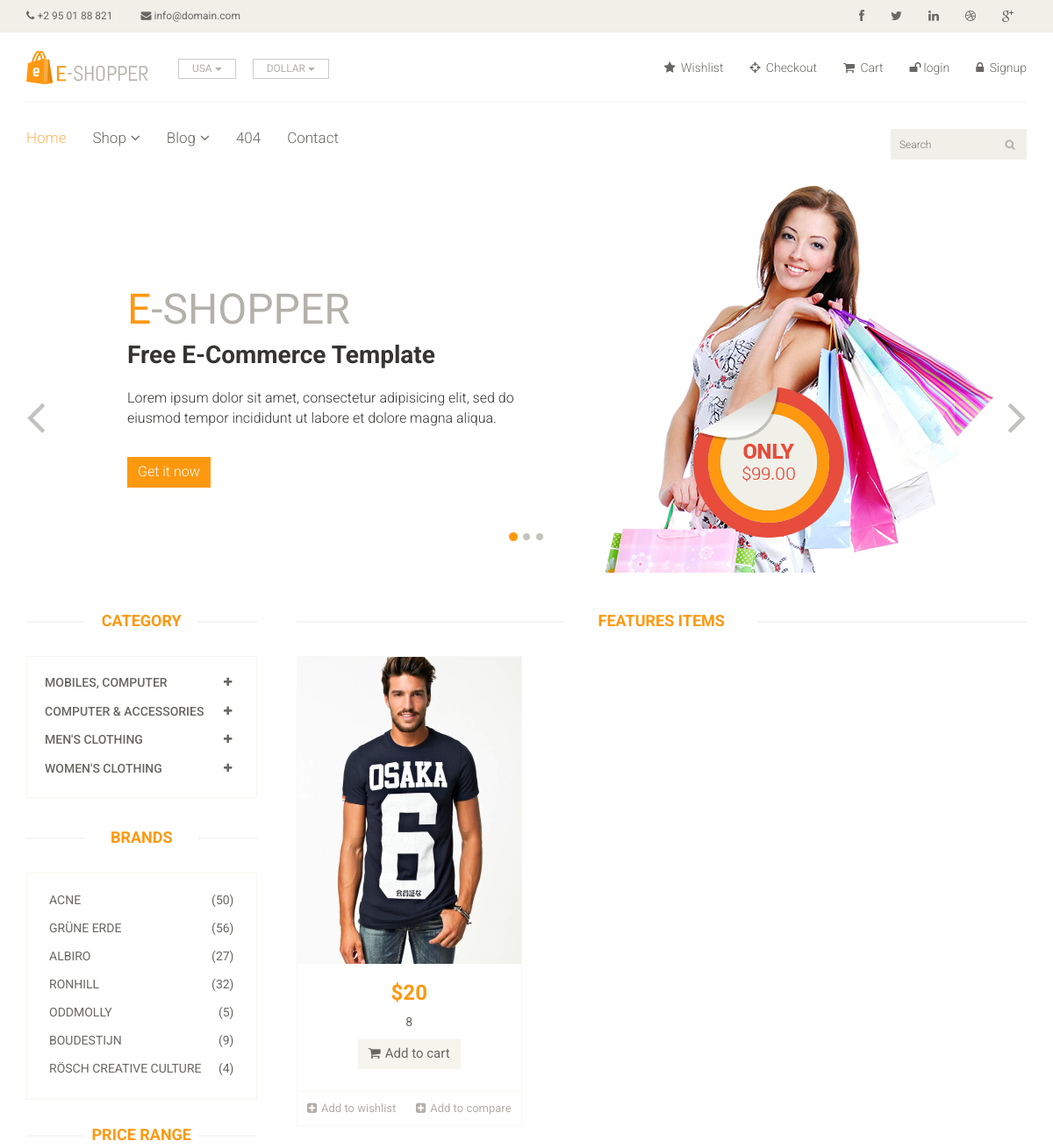
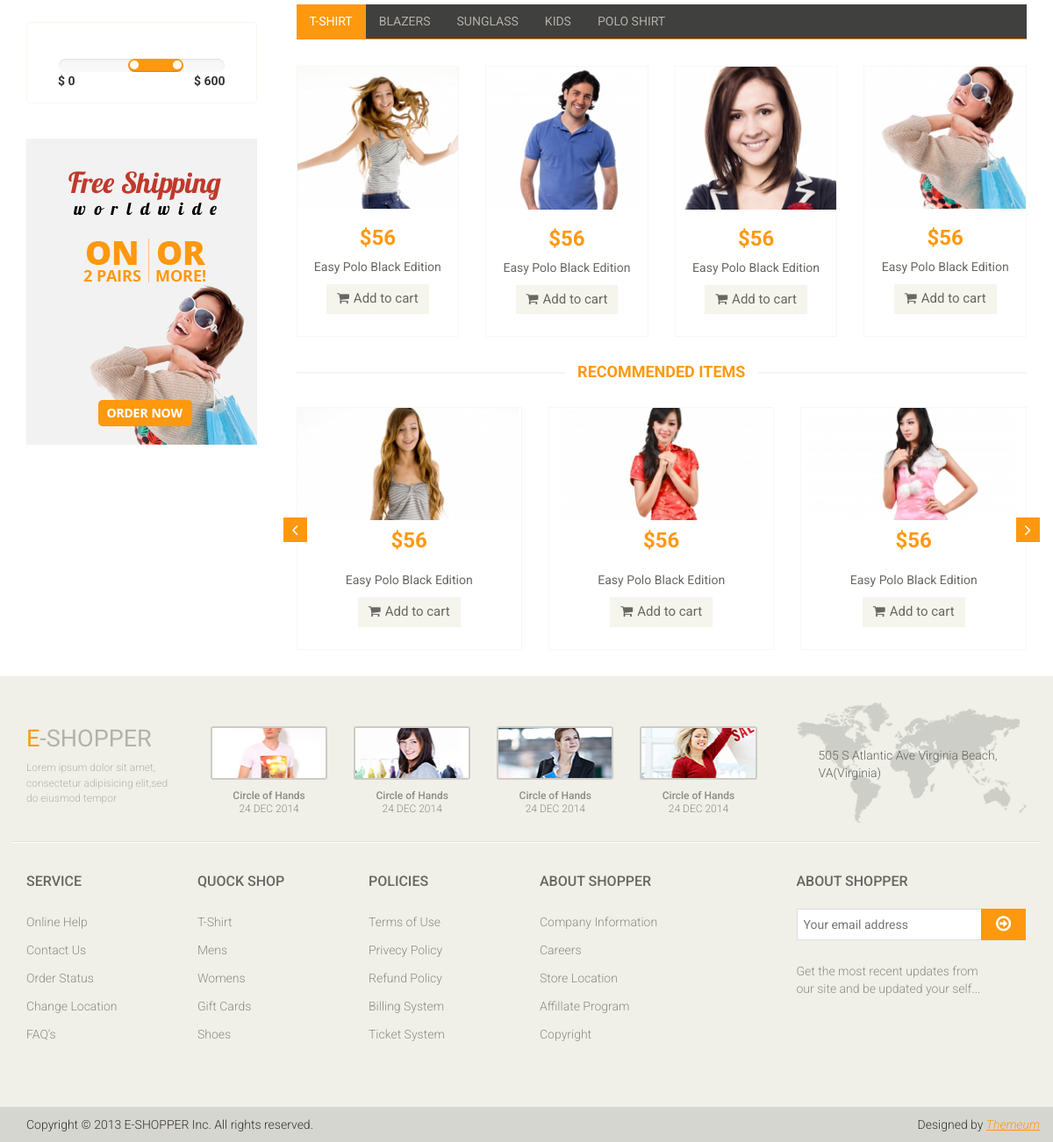
/?category=12, run on the app's committed database (2 pictures, top to bottom).
### Shop/models/category.py (models this page shows, shortened)
class Category(models.Model):
    name= models.CharField(max_length=300)

### Shop/models/products.py (models this page shows, shortened)
class Product(models.Model):
    name=models.CharField(max_length=200)
    price=models.IntegerField()
    image=models.ImageField(upload_to="product/image")
    date=models.DateField(auto_now_add=True)
    category=models.ForeignKey(Category,on_delete=CASCADE)
    sub_category=models.ForeignKey(Sub_Category,on_delete=CASCADE)

### Shop/views/index.py (the view)
# urls.py: path("",Index.as_view(), name="index"),
class Index(views.View):
    def get(self,request):
        category_id=request.GET.get("category")
        category=Category.objects.all()
        b_category=request.GET.get("b_category")
        b_product=Product.objects.filter(category_id=b_category)
        if category_id:
            products=Product.objects.filter(sub_category_id=category_id).order_by("-id")
        else:
            products=Product.objects.all().order_by("-id")
        data={}
        data['category']=category
        data['product']=products
        data['b_product']=b_product
        return render(request,"index.html",data)

### Shop/templates/index.html (shortened to what this page needs)
{% extends 'base.html' %}
{% block body %}
<section id="slider">
    <div class="container">
        <div class="row">
            <div class="col-sm-12">
                <div id="slider-carousel" class="carousel slide" data-ride="carousel">
                    <ol class="carousel-indicators">
                        <li data-target="#slider-carousel" data-slide-to="0" class="active"></li>
                        <li data-target="#slider-carousel" data-slide-to="1"></li>
                        <li data-target="#slider-carousel" data-slide-to="2"></li>
                    </ol>
                    <div class="carousel-inner">
                        <div class="item active">
                            <div class="col-sm-6">
                                <h1><span>E</span>-SHOPPER</h1>
                                <h2>Free E-Commerce Template</h2>
                                <p>Lorem ipsum dolor sit amet, consectetur adipisicing elit, sed do eiusmod tempor
                                    incididunt ut labore et dolore magna aliqua. </p>
                                <button type="button" class="btn btn-default get">Get it now</button>
                            </div>
                            <div class="col-sm-6">
                                <img src="/static/shop/images/home/girl1.jpg" class="girl img-responsive" alt="" />
                                <img src="/static/shop/images/home/pricing.png" class="pricing" alt="" />
                            </div>
                        </div>
                    </div>
                    <a href="#slider-carousel" class="left control-carousel hidden-xs" data-slide="prev">
                        <i class="fa fa-angle-left"></i>
                    </a>
                    <a href="#slider-carousel" class="right control-carousel hidden-xs" data-slide="next">
                        <i class="fa fa-angle-right"></i>
                    </a>
                </div>
            </div>
        </div>
    </div>
</section>
<section>
    <div class="container">
        <div class="row">
            <div class="col-sm-3">
                <div class="left-sidebar">
                    <h2>Category</h2>
                    <div class="panel-group category-products" id="accordian">
                        {% for c in category %}
                        <div class="panel panel-default">
                            <div class="panel-heading">
                                <h4 class="panel-title">
                                    <a data-toggle="collapse" data-parent="#accordian" href="#{{c.id}}">
                                        <span class="badge pull-right"><i class="fa fa-plus"></i></span>
                                        {{c.name}}
                                    </a>
                                </h4>
                            </div>
                        </div>
                        {% endfor %}
                    </div>
                    <div class="brands_products">
                        <h2>Brands</h2>
                        <div class="brands-name">
                            <ul class="nav nav-pills nav-stacked">
                                <li><a href="#"> <span class="pull-right">(50)</span>Acne</a></li>
                                <li><a href="#"> <span class="pull-right">(56)</span>Grüne Erde</a></li>
                                <li><a href="#"> <span class="pull-right">(27)</span>Albiro</a></li>
                                <li><a href="#"> <span class="pull-right">(32)</span>Ronhill</a></li>
                                <li><a href="#"> <span class="pull-right">(5)</span>Oddmolly</a></li>
                                <li><a href="#"> <span class="pull-right">(9)</span>Boudestijn</a></li>
                                <li><a href="#"> <span class="pull-right">(4)</span>Rösch creative culture</a></li>
                            </ul>
                        </div>
                    </div>
                    <div class="price-range">
                        <h2>Price Range</h2>
                        <div class="well text-center">
                                data-slider-step="5" data-slider-value="[250,450]" id="sl2"><br />
                            <b class="pull-left">$ 0</b> <b class="pull-right">$ 600</b>
                        </div>
                    </div>
                    <div class="shipping text-center">
                        <img src="/static/shop/images/home/shipping.jpg" alt="" />
                    </div>
                </div>
            </div>
            <div class="col-sm-9 padding-right">
                <div class="features_items">
                    <h2 class="title text-center">Features Items</h2>
                    {% for p in product %}
                    <div class="col-sm-4">
                        <div class="product-image-wrapper">
                            <div class="single-products">
                                <div class="productinfo text-center">
                                    <img src="{{p.image.url}}" alt="" style="height: 350px;" />
                                    <h2>${{p.price}}</h2>
                                    <p>{{p.id}}</p>
                                    <a href="#" class="btn btn-default add-to-cart"><i
                                            class="fa fa-shopping-cart"></i>Add to cart</a>
                                </div>
                                <div class="product-overlay">
                                    <div class="overlay-content">
                                    </div>
                                </div>
                            </div>
                            <div class="choose">
                                <ul class="nav nav-pills nav-justified">
                                    <li><a href="#"><i class="fa fa-plus-square"></i>Add to wishlist</a></li>
                                    <li><a href="#"><i class="fa fa-plus-square"></i>Add to compare</a></li>
                                </ul>
                            </div>
                        </div>
                    </div>
                    {% endfor %}
                </div>
                <div class="category-tab">
                    <div class="col-sm-12">
                        <ul class="nav nav-tabs">
                            <li class="active"><a href="#tshirt" data-toggle="tab">T-Shirt</a></li>
                            <li><a href="#blazers" data-toggle="tab">Blazers</a></li>
                            <li><a href="#sunglass" data-toggle="tab">Sunglass</a></li>
                            <li><a href="#kids" data-toggle="tab">Kids</a></li>
                            <li><a href="#poloshirt" data-toggle="tab">Polo shirt</a></li>
                        </ul>
                    </div>
                    <div class="tab-content">
                        <div class="tab-pane fade active in" id="tshirt">
                            <div class="col-sm-3">
                                <div class="product-image-wrapper">
                                    <div class="single-products">
                                        <div class="productinfo text-center">
                                            <img src="/static/shop/images/home/gallery1.jpg" alt="" />
                                            <h2>$56</h2>
                                            <p>Easy Polo Black Edition</p>
                                            <a href="#" class="btn btn-default add-to-cart"><i
                                                    class="fa fa-shopping-cart"></i>Add to cart</a>
                                        </div>
                                    </div>
                                </div>
                            </div>
                            <div class="col-sm-3">
                                <div class="product-image-wrapper">
                                    <div class="single-products">
                                        <div class="productinfo text-center">
                                            <img src="/static/shop/images/home/gallery2.jpg" alt="" />
                                            <h2>$56</h2>
                                            <p>Easy Polo Black Edition</p>
                                            <a href="#" class="btn btn-default add-to-cart"><i
                                                    class="fa fa-shopping-cart"></i>Add to cart</a>
                                        </div>
                                    </div>
                                </div>
                            </div>
                            <div class="col-sm-3">
                                <div class="product-image-wrapper">
                                    <div class="single-products">
                                        <div class="productinfo text-center">
                                            <img src="/static/shop/images/home/gallery3.jpg" alt="" />
                                            <h2>$56</h2>
                                            <p>Easy Polo Black Edition</p>
                                            <a href="#" class="btn btn-default add-to-cart"><i
                                                    class="fa fa-shopping-cart"></i>Add to cart</a>
                                        </div>
                                    </div>
                                </div>
                            </div>
                            <div class="col-sm-3">
                                <div class="product-image-wrapper">
                                    <div class="single-products">
                                        <div class="productinfo text-center">
                                            <img src="/static/shop/images/home/gallery4.jpg" alt="" />
                                            <h2>$56</h2>
                                            <p>Easy Polo Black Edition</p>
                                            <a href="#" class="btn btn-default add-to-cart"><i
                                                    class="fa fa-shopping-cart"></i>Add to cart</a>
                                        </div>
                                    </div>
                                </div>
                            </div>
                        </div>
                    </div>
                </div>
                <div class="recommended_items">
                    <h2 class="title text-center">recommended items</h2>
                    <div id="recommended-item-carousel" class="carousel slide" data-ride="carousel">
                        <div class="carousel-inner">
                            <div class="item active">
                                <div class="col-sm-4">
                                    <div class="product-image-wrapper">
                                        <div class="single-products">
                                            <div class="productinfo text-center">
                                                <img src="/static/shop/images/home/recommend1.jpg" alt="" />
                                                <h2>$56</h2>
                                                <p>Easy Polo Black Edition</p>
                                                <a href="#" class="btn btn-default add-to-cart"><i
                                                        class="fa fa-shopping-cart"></i>Add to cart</a>
                                            </div>
                                        </div>
                                    </div>
                                </div>
                                <div class="col-sm-4">
                                    <div class="product-image-wrapper">
                                        <div class="single-products">
                                            <div class="productinfo text-center">
                                                <img src="/static/shop/images/home/recommend2.jpg" alt="" />
                                                <h2>$56</h2>
                                                <p>Easy Polo Black Edition</p>
                                                <a href="#" class="btn btn-default add-to-cart"><i
                                                        class="fa fa-shopping-cart"></i>Add to cart</a>
                                            </div>
                                        </div>
                                    </div>
                                </div>
                                <div class="col-sm-4">
                                    <div class="product-image-wrapper">
                                        <div class="single-products">
                                            <div class="productinfo text-center">
                                                <img src="/static/shop/images/home/recommend3.jpg" alt="" />
                                                <h2>$56</h2>
                                                <p>Easy Polo Black Edition</p>
                                                <a href="#" class="btn btn-default add-to-cart"><i
                                                        class="fa fa-shopping-cart"></i>Add to cart</a>
                                            </div>
                                        </div>
                                    </div>
                                </div>
                            </div>
                        </div>
                        <a class="left recommended-item-control" href="#recommended-item-carousel" data-slide="prev">
                            <i class="fa fa-angle-left"></i>
                        </a>
                        <a class="right recommended-item-control" href="#recommended-item-carousel" data-slide="next">
                            <i class="fa fa-angle-right"></i>
                        </a>
                    </div>
                </div>
            </div>
        </div>
    </div>
</section>
{% endblock %}

### data on the page
Category: name "MOBILES, COMPUTER"
Category: name "COMPUTER & ACCESSORIES"
Category: name "MEN'S CLOTHING"
Category: name "WOMEN'S CLOTHING"
Product: image (picture), price "20", id "8"
